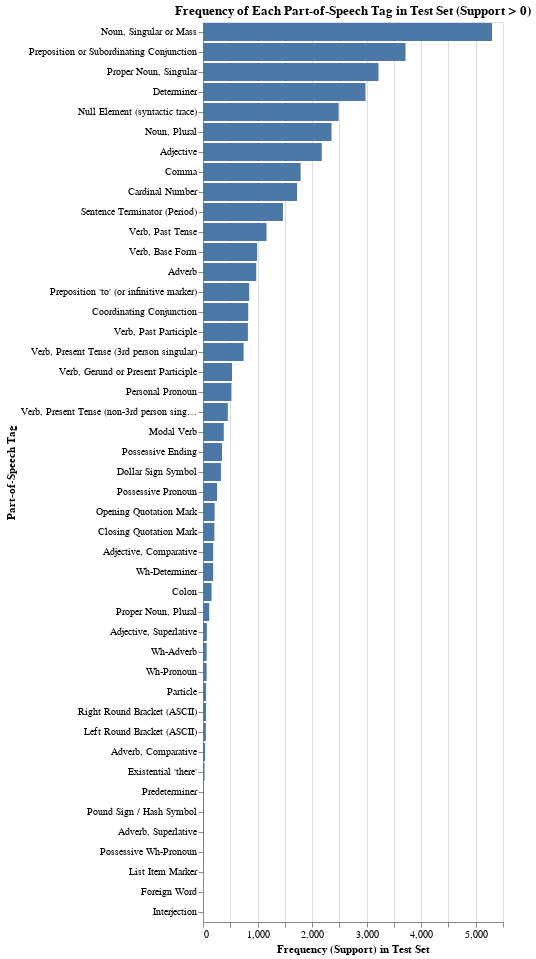

The code cell stored with this chart in its notebook:
### Markdown cell above
## Gráfico 2 - Frequência de cada label no set de teste

Mostra a frequência de palavras pertencentes a cada label no set de testes. A frequência foi de mais de 5000 ocorrências para substantivos, e muito próximo ou igual a 1 para classes como interjeição e palavra estrangeira.

### Code cell
chart_support = alt.Chart(df_with_support).mark_bar().encode(
    x=alt.X('support:Q', title='Frequency (Support) in Test Set'),

    y=alt.Y('label:N', title='Part-of-Speech Tag', sort='-x'),

    tooltip=['label', 'support', 'f1-score']
).properties(
    title='Frequency of each label in Test Set (support > 0)'
).interactive()

chart_support

### Figure 1 — Vega-Lite specification as saved in the notebook (floating-point values rounded to 4 significant figures)
{"config": {"view": {"continuousWidth": 300, "continuousHeight": 300}}, "data": {"name": "data-97bc76e6130da5ec3c744f328bddac16"}, "mark": {"type": "bar"}, "encoding": {"tooltip": [{"field": "label", "type": "nominal"}, {"field": "support", "type": "quantitative"}, {"field": "f1-score", "type": "quantitative"}], "x": {"field": "support", "title": "Frequency (Support) in Test Set", "type": "quantitative"}, "y": {"field": "label", "sort": "-x", "title": "Part-of-Speech Tag", "type": "nominal"}}, "params": [{"name": "param_5", "select": {"type": "interval", "encodings": ["x", "y"]}, "bind": "scales"}], "title": "Frequency of Each Part-of-Speech Tag in Test Set (Support > 0)", "$schema": "https://vega.github.io/schema/vega-lite/v5.20.1.json", "datasets": {"data-97bc76e6130da5ec3c744f328bddac16": [{"label": "Pound Sign / Hash Symbol", "precision": 1.0, "recall": 1.0, "f1-score": 1.0, "support": 15}, {"label": "Dollar Sign Symbol", "precision": 1.0, "recall": 1.0, "f1-score": 1.0, "support": 329}, {"label": "Closing Quotation Mark", "precision": 0.9952, "recall": 1.0, "f1-score": 0.9976, "support": 208}, {"label": "Comma", "precision": 1.0, "recall": 1.0, "f1-score": 1.0, "support": 1790}, {"label": "Left Round Bracket (ASCII)", "precision": 0.9792, "recall": 0.8868, "f1-score": 0.9307, "support": 53}, {"label": "Null Element (syntactic trace)", "precision": 1.0, "recall": 1.0, "f1-score": 1.0, "support": 2486}, {"label": "Right Round Bracket (ASCII)", "precision": 0.9636, "recall": 0.9464, "f1-score": 0.955, "support": 56}, {"label": "Sentence Terminator (Period)", "precision": 1.0, "recall": 1.0, "f1-score": 1.0, "support": 1466}, {"label": "Colon", "precision": 1.0, "recall": 0.9937, "f1-score": 0.9968, "support": 158}, {"label": "Coordinating Conjunction", "precision": 0.9952, "recall": 0.994, "f1-score": 0.9946, "support": 829}, {"label": "Cardinal Number", "precision": 0.9959, "recall": 0.9907, "f1-score": 0.9933, "support": 1724}, {"label": "Determiner", "precision": 0.9936, "recall": 0.9963, "f1-score": 0.995, "support": 2979}, {"label": "Existential 'there'", "precision": 1.0, "recall": 1.0, "f1-score": 1.0, "support": 29}, {"label": "Foreign Word", "precision": 0.0, "recall": 0.0, "f1-score": 0.0, "support": 1}, {"label": "Preposition or Subordinating Conjunction", "precision": 0.9865, "recall": 0.9811, "f1-score": 0.9838, "support": 3713}, {"label": "Adjective", "precision": 0.9209, "recall": 0.9472, "f1-score": 0.9339, "support": 2177}, {"label": "Adjective, Comparative", "precision": 0.9419, "recall": 0.871, "f1-score": 0.905, "support": 186}, {"label": "Adjective, Superlative", "precision": 0.9672, "recall": 0.831, "f1-score": 0.8939, "support": 71}, {"label": "List Item Marker", "precision": 0.0, "recall": 0.0, "f1-score": 0.0, "support": 3}, {"label": "Modal Verb", "precision": 0.9974, "recall": 1.0, "f1-score": 0.9987, "support": 381}, {"label": "Noun, Singular or Mass", "precision": 0.9737, "recall": 0.9592, "f1-score": 0.9664, "support": 5298}, {"label": "Proper Noun, Singular", "precision": 0.9703, "recall": 0.9848, "f1-score": 0.9775, "support": 3218}, {"label": "Proper Noun, Plural", "precision": 0.8654, "recall": 0.3947, "f1-score": 0.5422, "support": 114}, {"label": "Noun, Plural", "precision": 0.9751, "recall": 0.9962, "f1-score": 0.9855, "support": 2356}, {"label": "Predeterminer", "precision": 1.0, "recall": 0.625, "f1-score": 0.7692, "support": 16}, {"label": "Possessive Ending", "precision": 0.9971, "recall": 0.9971, "f1-score": 0.9971, "support": 348}, {"label": "Personal Pronoun", "precision": 0.9981, "recall": 1.0, "f1-score": 0.999, "support": 521}, {"label": "Possessive Pronoun", "precision": 1.0, "recall": 1.0, "f1-score": 1.0, "support": 257}, {"label": "Adverb", "precision": 0.9315, "recall": 0.9334, "f1-score": 0.9324, "support": 976}, {"label": "Adverb, Comparative", "precision": 0.5577, "recall": 0.7436, "f1-score": 0.6374, "support": 39}, {"label": "Adverb, Superlative", "precision": 0.4783, "recall": 0.8462, "f1-score": 0.6111, "support": 13}, {"label": "Particle", "precision": 0.6406, "recall": 0.7193, "f1-score": 0.6777, "support": 57}, {"label": "Preposition 'to' (or infinitive marker)", "precision": 1.0, "recall": 1.0, "f1-score": 1.0, "support": 847}, {"label": "Interjection", "precision": 0.0, "recall": 0.0, "f1-score": 0.0, "support": 1}, {"label": "Verb, Base Form", "precision": 0.9806, "recall": 0.9667, "f1-score": 0.9736, "support": 992}, {"label": "Verb, Past Tense", "precision": 0.9776, "recall": 0.9734, "f1-score": 0.9755, "support": 1165}, {"label": "Verb, Gerund or Present Participle", "precision": 0.9373, "recall": 0.9549, "f1-score": 0.946, "support": 532}, {"label": "Verb, Past Participle", "precision": 0.9514, "recall": 0.9514, "f1-score": 0.9514, "support": 823}, {"label": "Verb, Present Tense (non-3rd person singular)", "precision": 0.9367, "recall": 0.9758, "f1-score": 0.9559, "support": 455}, {"label": "Verb, Present Tense (3rd person singular)", "precision": 0.9945, "recall": 0.9785, "f1-score": 0.9865, "support": 745}, {"label": "Wh-Determiner", "precision": 0.9788, "recall": 0.9946, "f1-score": 0.9867, "support": 186}, {"label": "Wh-Pronoun", "precision": 0.9851, "recall": 1.0, "f1-score": 0.9925, "support": 66}, {"label": "Possessive Wh-Pronoun", "precision": 1.0, "recall": 1.0, "f1-score": 1.0, "support": 6}, {"label": "Wh-Adverb", "precision": 1.0, "recall": 1.0, "f1-score": 1.0, "support": 67}, {"label": "Opening Quotation Mark", "precision": 1.0, "recall": 1.0, "f1-score": 1.0, "support": 213}]}}
